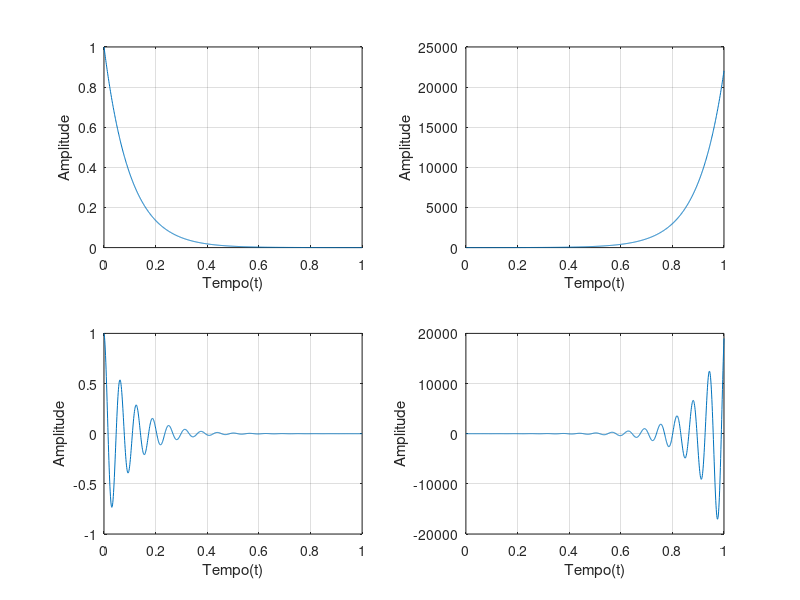

Source code (MATLAB):
b=1;
a1=-10;
a2=10;
a3=-10+100i;
a4=10+100i;
t=0:0.001:1;
x1=b*exp(a1*t);
x2=b*exp(a2*t);
x3=b*exp(a3*t);
x4=b*exp(a4*t);
figure
subplot(2,2,1),plot(t,x1),xlabel('Tempo(t)'),ylabel('Amplitude'),grid
subplot(2,2,2),plot(t,x2),xlabel('Tempo(t)'),ylabel('Amplitude'),grid
subplot(2,2,3),plot(t,real(x3)),xlabel('Tempo(t)'),ylabel('Amplitude'),grid
subplot(2,2,4),plot(t,real(x4)),xlabel('Tempo(t)'),ylabel('Amplitude'),grid